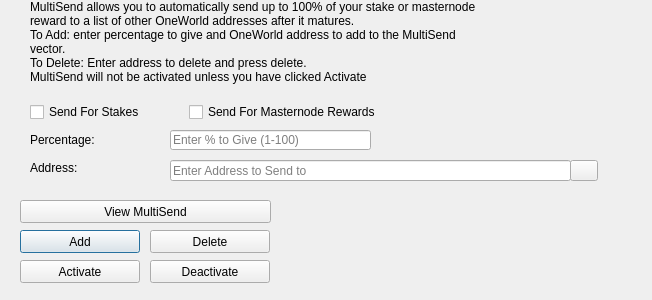
<?xml version="1.0" encoding="UTF-8"?>
<ui version="4.0">
 <class>MultiSendDialog</class>
 <widget class="QDialog" name="MultiSendDialog">
  <property name="windowModality">
   <enum>Qt::NonModal</enum>
  </property>
  <property name="geometry">
   <rect>
    <x>0</x>
    <y>0</y>
    <width>652</width>
    <height>300</height>
   </rect>
  </property>
  <property name="windowTitle">
   <string>MultiSend</string>
  </property>
  <widget class="QLineEdit" name="multiSendPercentEdit">
   <property name="geometry">
    <rect>
     <x>170</x>
     <y>130</y>
     <width>201</width>
     <height>20</height>
    </rect>
   </property>
   <property name="toolTip">
    <string>Enter whole numbers 1 - 100</string>
   </property>
   <property name="placeholderText">
    <string>Enter % to Give (1-100)</string>
   </property>
  </widget>
  <widget class="QLineEdit" name="multiSendAddressEdit">
   <property name="geometry">
    <rect>
     <x>170</x>
     <y>160</y>
     <width>401</width>
     <height>21</height>
    </rect>
   </property>
   <property name="toolTip">
    <string/>
   </property>
   <property name="placeholderText">
    <string>Enter Address to Send to</string>
   </property>
  </widget>
  <widget class="QLabel" name="label_2">
   <property name="geometry">
    <rect>
     <x>30</x>
     <y>0</y>
     <width>451</width>
     <height>121</height>
    </rect>
   </property>
   <property name="lineWidth">
    <number>1</number>
   </property>
   <property name="text">
    <string>MultiSend allows you to automatically send up to 100% of your stake or masternode reward to a list of other OneWorld addresses after it matures.
To Add: enter percentage to give and OneWorld address to add to the MultiSend vector.
To Delete: Enter address to delete and press delete.
MultiSend will not be activated unless you have clicked Activate</string>
   </property>
   <property name="alignment">
    <set>Qt::AlignLeading|Qt::AlignLeft|Qt::AlignTop</set>
   </property>
   <property name="wordWrap">
    <bool>true</bool>
   </property>
  </widget>
  <widget class="QLabel" name="message">
   <property name="geometry">
    <rect>
     <x>290</x>
     <y>200</y>
     <width>351</width>
     <height>91</height>
    </rect>
   </property>
   <property name="text">
    <string/>
   </property>
  </widget>
  <widget class="QPushButton" name="addButton">
   <property name="geometry">
    <rect>
     <x>20</x>
     <y>230</y>
     <width>120</width>
     <height>23</height>
    </rect>
   </property>
   <property name="toolTip">
    <string/>
   </property>
   <property name="statusTip">
    <string>Add to MultiSend Vector</string>
   </property>
   <property name="text">
    <string>Add</string>
   </property>
  </widget>
  <widget class="QPushButton" name="disableButton">
   <property name="geometry">
    <rect>
     <x>150</x>
     <y>260</y>
     <width>120</width>
     <height>23</height>
    </rect>
   </property>
   <property name="statusTip">
    <string>Deactivate MultiSend</string>
   </property>
   <property name="text">
    <string>Deactivate</string>
   </property>
  </widget>
  <widget class="QPushButton" name="addressBookButton">
   <property name="geometry">
    <rect>
     <x>570</x>
     <y>160</y>
     <width>28</width>
     <height>21</height>
    </rect>
   </property>
   <property name="toolTip">
    <string>Choose an address from the address book</string>
   </property>
   <property name="text">
    <string/>
   </property>
   <property name="icon">
    <iconset resource="../oneworld.qrc">
     <normaloff>:/icons/address-book</normaloff>:/icons/address-book</iconset>
   </property>
   <property name="shortcut">
    <string>Alt+A</string>
   </property>
   <property name="autoDefault">
    <bool>false</bool>
   </property>
  </widget>
  <widget class="QLabel" name="label">
   <property name="geometry">
    <rect>
     <x>30</x>
     <y>130</y>
     <width>121</width>
     <height>20</height>
    </rect>
   </property>
   <property name="toolTip">
    <string>Percentage of stake to send</string>
   </property>
   <property name="text">
    <string>Percentage:</string>
   </property>
  </widget>
  <widget class="QLabel" name="label_5">
   <property name="geometry">
    <rect>
     <x>30</x>
     <y>160</y>
     <width>111</width>
     <height>16</height>
    </rect>
   </property>
   <property name="toolTip">
    <string>Address to send portion of stake to</string>
   </property>
   <property name="text">
    <string>Address:</string>
   </property>
  </widget>
  <widget class="QPushButton" name="deleteButton">
   <property name="geometry">
    <rect>
     <x>150</x>
     <y>230</y>
     <width>120</width>
     <height>23</height>
    </rect>
   </property>
   <property name="toolTip">
    <string/>
   </property>
   <property name="statusTip">
    <string>Delete Address From MultiSend Vector</string>
   </property>
   <property name="text">
    <string>Delete</string>
   </property>
  </widget>
  <widget class="QPushButton" name="activateButton">
   <property name="geometry">
    <rect>
     <x>20</x>
     <y>260</y>
     <width>120</width>
     <height>23</height>
    </rect>
   </property>
   <property name="statusTip">
    <string>Activate MultiSend</string>
   </property>
   <property name="text">
    <string>Activate</string>
   </property>
  </widget>
  <widget class="QPushButton" name="viewButton">
   <property name="geometry">
    <rect>
     <x>20</x>
     <y>200</y>
     <width>251</width>
     <height>23</height>
    </rect>
   </property>
   <property name="toolTip">
    <string/>
   </property>
   <property name="statusTip">
    <string>View MultiSend Vector</string>
   </property>
   <property name="text">
    <string>View MultiSend</string>
   </property>
  </widget>
  <widget class="QWidget" name="horizontalLayoutWidget">
   <property name="geometry">
    <rect>
     <x>30</x>
     <y>100</y>
     <width>351</width>
     <height>24</height>
    </rect>
   </property>
   <layout class="QHBoxLayout" name="horizontalLayout">
    <item>
     <widget class="QCheckBox" name="multiSendStakeCheckBox">
      <property name="text">
       <string>Send For Stakes</string>
      </property>
     </widget>
    </item>
    <item>
     <widget class="QCheckBox" name="multiSendMasternodeCheckBox">
      <property name="text">
       <string>Send For Masternode Rewards</string>
      </property>
     </widget>
    </item>
   </layout>
  </widget>
 </widget>
 <resources>
  <include location="../oneworld.qrc"/>
 </resources>
 <connections/>
</ui>
